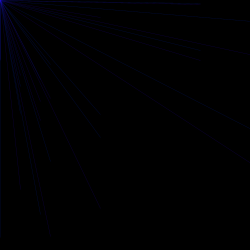
Frame 1 (no input)
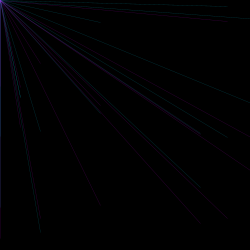
Frame 60 (the mouse pressed at the canvas centre just before this capture)
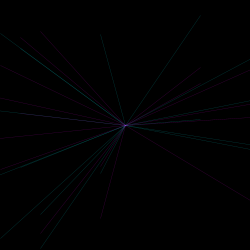
Frame 120 (the mouse held since frame 60 and released just before this capture)

The Processing sketch that drew these frames (run headless with seeded random() and noise(); from frame 60 on, the mouse is pressed at the canvas centre):

// Processing sketch: processing_18472
// ── processing_18472.pde

float x = 50.0;
float y = 0.3;

void setup(){
  size(250, 250);}

void draw(){
  background(0);
  strokeWeight(y);
  noFill();
  frameRate(10);
  stroke(y, x, 255, 70);
  line(pmouseX, pmouseY, x, random(250));
  line(pmouseX, pmouseY, x, random(250));
  line(pmouseX, pmouseY, y, random(250));
  line(pmouseX, pmouseY, y, random(250));
  line(pmouseX, pmouseY, 40, random(250));
  line(pmouseX, pmouseY, 40, random(250));
  line(pmouseX, pmouseY, 100, random(250));
  line(pmouseX, pmouseY, 100, random(250));
  line(pmouseX, pmouseY, -30, random(250));
  line(pmouseX, pmouseY, -30, random(250));
  line(pmouseX, pmouseY, 200, random(250));
  line(pmouseX, pmouseY, 200, random(250));
  line(pmouseX, pmouseY, 20, random(250));
  line(pmouseX, pmouseY, 20, random(250));
  line(pmouseX, pmouseY, 300, random(250));
  line(pmouseX, pmouseY, 300, random(250));
  stroke(x, y, 255, 70);
  line(pmouseX, pmouseY, x, random(250));
  line(pmouseX, pmouseY, x, random(250));
  line(pmouseX, pmouseY, y, random(250));
  line(pmouseX, pmouseY, y, random(250));
  line(pmouseX, pmouseY, 40, random(250));
  line(pmouseX, pmouseY, 40, random(250));
  line(pmouseX, pmouseY, 100, random(250));
  line(pmouseX, pmouseY, 100, random(250));
  line(pmouseX, pmouseY, -30, random(250));
  line(pmouseX, pmouseY, -30, random(250));
  line(pmouseX, pmouseY, 200, random(250));
  line(pmouseX, pmouseY, 200, random(250));
  line(pmouseX, pmouseY, 20, random(250));
  line(pmouseX, pmouseY, 20, random(250));
  line(pmouseX, pmouseY, 300, random(250));
  line(pmouseX, pmouseY, 300, random(250));
  x += 3;}

void mouseDragged(){
  y += 2;}
  
